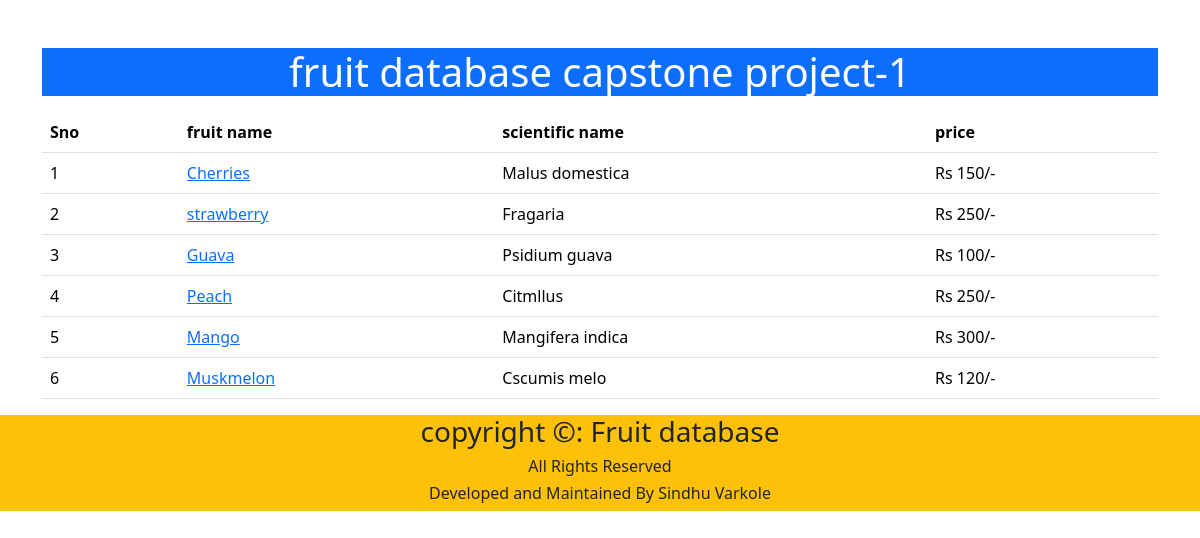
/fruits/, run on the app's committed database.
### price/models.py (models this page shows)
class Fruit(models.Model):
    fruit_name=models.CharField( max_length=100)
    scientific_name=models.CharField( max_length=100)
    photo=models.ImageField(upload_to='media')
    price=models.CharField(max_length=100,blank=True)

### fruits/views.py (the view)
# urls.py: 2. Add a URL to urlpatterns:  path('', views.home, name='home')
def home(request):
    fruits=Fruit.objects.all()
    context={
        'fruits':fruits,
    }
    return render(request,'home.html',context)

### templates/home.html (shortened to what this page needs)
<!DOCTYPE html>
<html lang="en">
<head>
    <link href="https://cdn.jsdelivr.net/npm/bootstrap@5.3.3/dist/css/bootstrap.min.css" rel="stylesheet">
</head>
<body>
  <div class="container mt-5">
    <h1 class="text-center text-white bg-primary">fruit database capstone project-1</h1>
    <table class="table table-hover mt-3">
      <thead>
        <tr>
          <th>Sno</th>
          <th>fruit name</th>
          <th>scientific name</th>
          <th>price</th>
        </tr>
      </thead>
      <tbody>
      <tr>
      {% for  x in fruits  %}
      <td>{{forloop.counter}}</td>
      <td><a href="{% url 'fruit_detail' x.id %}">{{x.fruit_name}}</td>
      <td>{{x.scientific_name}}</td>
      <td>{{x.price}}</td>
       </tr>
        {% endfor %}
      </tbody>
         </table>
        </div>
        <footer class="text-center bg-warning">
          <div>
            <div class="row">
              <div class="col">
                <h3>copyright &copy: Fruit database</h3>
                <h6>All Rights Reserved</h6>
                <h6>Developed and Maintained By Sindhu Varkole</h6>
              </div>
            </div>
          </div>
 </body>
</html>

### data on the page
Fruit: fruit_name "Cherries", scientific_name "Malus domestica", price "Rs 150/-"
Fruit: fruit_name "strawberry", scientific_name "Fragaria", price "Rs 250/-"
Fruit: fruit_name "Guava", scientific_name "Psidium guava", price "Rs 100/-"
Fruit: fruit_name "Peach", scientific_name "Citmllus", price "Rs 250/-"
Fruit: fruit_name "Mango", scientific_name "Mangifera indica", price "Rs 300/-"
Fruit: fruit_name "Muskmelon", scientific_name "Cscumis melo", price "Rs 120/-"
